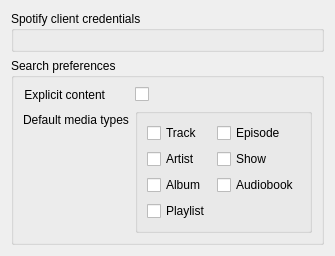
<?xml version="1.0" encoding="UTF-8"?>
<ui version="4.0">
 <class>ConfigWidget</class>
 <widget class="QWidget" name="ConfigWidget">
  <layout class="QVBoxLayout" name="layout_2">
   <item>
    <widget class="QGroupBox" name="groupBox_oauth">
     <property name="title">
      <string>Spotify client credentials</string>
     </property>
     <layout class="QVBoxLayout" name="verticalLayout"/>
    </widget>
   </item>
   <item>
    <widget class="QGroupBox" name="groupBox_query">
     <property name="title">
      <string>Search preferences</string>
     </property>
     <layout class="QFormLayout" name="formLayout_2">
      <item row="1" column="0">
       <widget class="QLabel" name="label_explicit">
        <property name="text">
         <string>Explicit content</string>
        </property>
        <property name="alignment">
         <set>Qt::AlignmentFlag::AlignRight|Qt::AlignmentFlag::AlignTrailing|Qt::AlignmentFlag::AlignVCenter</set>
        </property>
       </widget>
      </item>
      <item row="1" column="1">
       <widget class="QCheckBox" name="checkBox_explicit">
        <property name="enabled">
         <bool>true</bool>
        </property>
        <property name="sizePolicy">
         <sizepolicy hsizetype="Fixed" vsizetype="Fixed">
          <horstretch>0</horstretch>
          <verstretch>0</verstretch>
         </sizepolicy>
        </property>
        <property name="text">
         <string/>
        </property>
       </widget>
      </item>
      <item row="2" column="1">
       <widget class="QGroupBox" name="groupBox">
        <property name="sizePolicy">
         <sizepolicy hsizetype="Minimum" vsizetype="Preferred">
          <horstretch>0</horstretch>
          <verstretch>0</verstretch>
         </sizepolicy>
        </property>
        <layout class="QGridLayout" name="gridLayout">
         <property name="sizeConstraint">
          <enum>QLayout::SizeConstraint::SetMinimumSize</enum>
         </property>
         <item row="2" column="0">
          <widget class="QCheckBox" name="checkBox_album">
           <property name="sizePolicy">
            <sizepolicy hsizetype="Fixed" vsizetype="Fixed">
             <horstretch>0</horstretch>
             <verstretch>0</verstretch>
            </sizepolicy>
           </property>
           <property name="text">
            <string notr="true">Album</string>
           </property>
          </widget>
         </item>
         <item row="1" column="0">
          <widget class="QCheckBox" name="checkBox_artist">
           <property name="sizePolicy">
            <sizepolicy hsizetype="Fixed" vsizetype="Fixed">
             <horstretch>0</horstretch>
             <verstretch>0</verstretch>
            </sizepolicy>
           </property>
           <property name="text">
            <string notr="true">Artist</string>
           </property>
          </widget>
         </item>
         <item row="0" column="0">
          <widget class="QCheckBox" name="checkBox_track">
           <property name="sizePolicy">
            <sizepolicy hsizetype="Fixed" vsizetype="Fixed">
             <horstretch>0</horstretch>
             <verstretch>0</verstretch>
            </sizepolicy>
           </property>
           <property name="text">
            <string notr="true">Track</string>
           </property>
          </widget>
         </item>
         <item row="3" column="0">
          <widget class="QCheckBox" name="checkBox_playlist">
           <property name="sizePolicy">
            <sizepolicy hsizetype="Fixed" vsizetype="Fixed">
             <horstretch>0</horstretch>
             <verstretch>0</verstretch>
            </sizepolicy>
           </property>
           <property name="text">
            <string notr="true">Playlist</string>
           </property>
          </widget>
         </item>
         <item row="1" column="2">
          <widget class="QCheckBox" name="checkBox_show">
           <property name="sizePolicy">
            <sizepolicy hsizetype="Fixed" vsizetype="Fixed">
             <horstretch>0</horstretch>
             <verstretch>0</verstretch>
            </sizepolicy>
           </property>
           <property name="text">
            <string notr="true">Show</string>
           </property>
          </widget>
         </item>
         <item row="0" column="2">
          <widget class="QCheckBox" name="checkBox_episode">
           <property name="sizePolicy">
            <sizepolicy hsizetype="Fixed" vsizetype="Fixed">
             <horstretch>0</horstretch>
             <verstretch>0</verstretch>
            </sizepolicy>
           </property>
           <property name="text">
            <string notr="true">Episode</string>
           </property>
          </widget>
         </item>
         <item row="2" column="2">
          <widget class="QCheckBox" name="checkBox_audiobook">
           <property name="sizePolicy">
            <sizepolicy hsizetype="Fixed" vsizetype="Fixed">
             <horstretch>0</horstretch>
             <verstretch>0</verstretch>
            </sizepolicy>
           </property>
           <property name="text">
            <string notr="true">Audiobook</string>
           </property>
          </widget>
         </item>
        </layout>
       </widget>
      </item>
      <item row="2" column="0">
       <widget class="QLabel" name="label_search_types">
        <property name="text">
         <string>Default media types</string>
        </property>
       </widget>
      </item>
     </layout>
    </widget>
   </item>
   <item>
    <spacer name="verticalSpacer">
     <property name="orientation">
      <enum>Qt::Orientation::Vertical</enum>
     </property>
     <property name="sizeHint" stdset="0">
      <size>
       <width>0</width>
       <height>0</height>
      </size>
     </property>
    </spacer>
   </item>
  </layout>
 </widget>
 <tabstops>
  <tabstop>checkBox_explicit</tabstop>
  <tabstop>checkBox_album</tabstop>
 </tabstops>
 <resources/>
 <connections/>
</ui>
